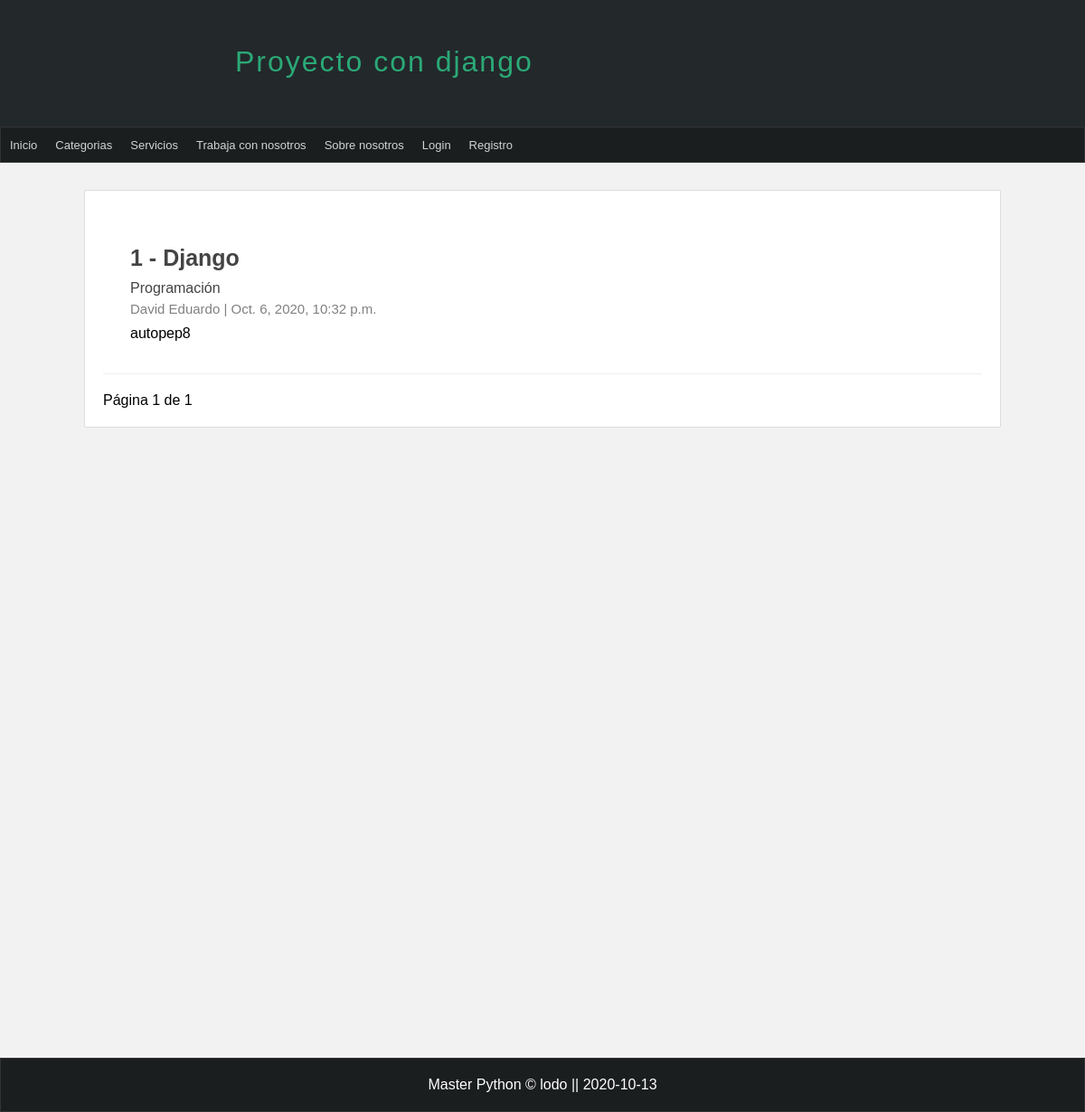
The app's page /articulos/?page=2, older data.
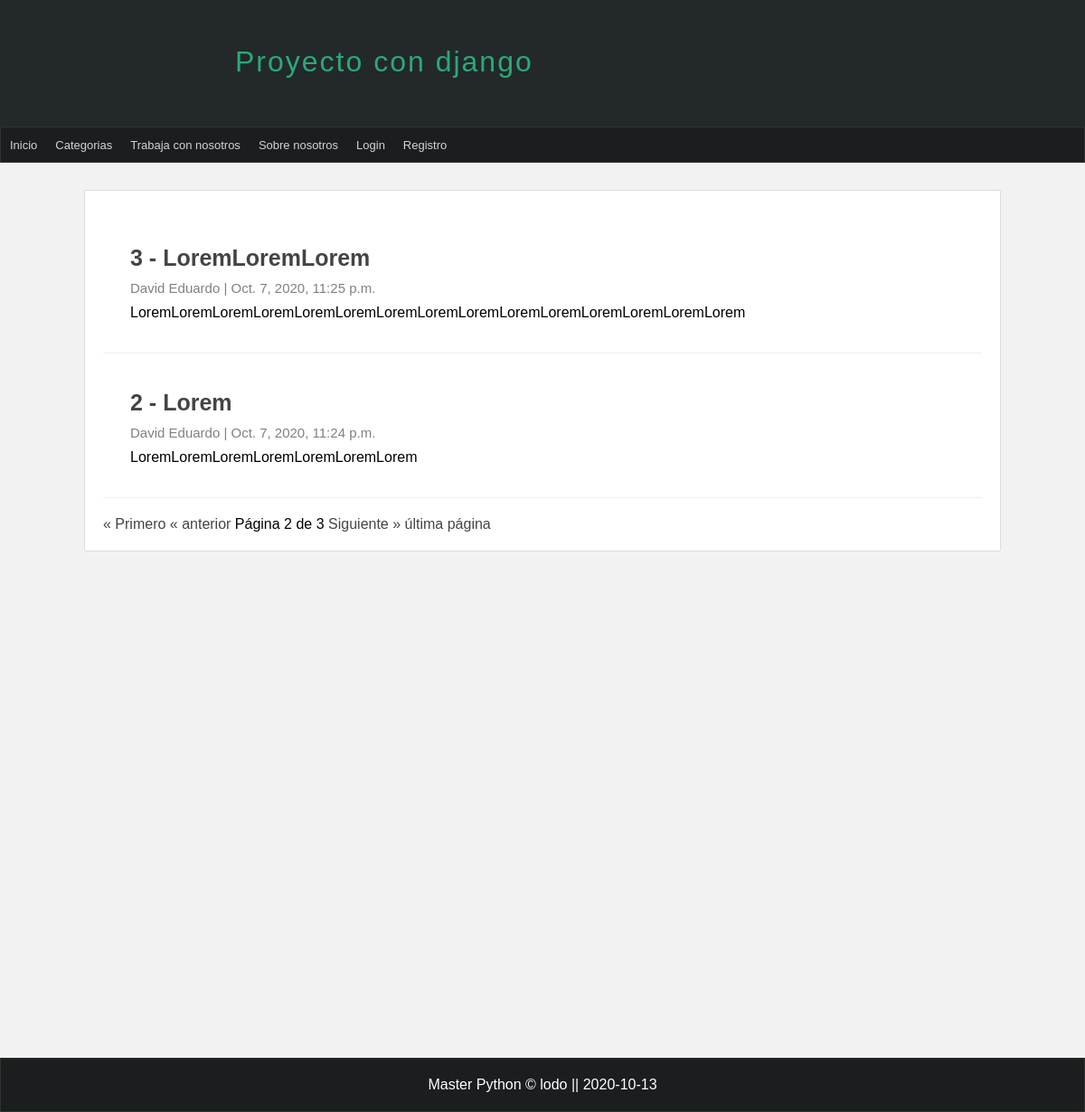
The same page, newer data.
### pages/models.py (models this page shows, shortened)
class Page(models.Model):
    title = models.CharField( max_length=50, verbose_name="Título")
    content = RichTextField(verbose_name="Contenido")
    slug = models.CharField(unique=True, max_length=144, verbose_name="URL amigable")
    order = models.IntegerField(default=0, verbose_name="Orden")
    visible = models.BooleanField(verbose_name="¿Visible?")
    create_at = models.DateTimeField(auto_now_add=True, verbose_name="Crado el")
    updated_at = models.DateTimeField(auto_now=True, verbose_name="Actualizado el")
    class Meta():
      verbose_name="Página"
      verbose_name_plural = "Páginas"

### blog/models.py (models this page shows, shortened)
class Article(models.Model):
    title = models.CharField(max_length=150, verbose_name="Titulo")
    content = RichTextField(verbose_name="Contenido")
    public = models.BooleanField(verbose_name="¿Publicado?")
    user = models.ForeignKey(User,editable=False, verbose_name="Usuario", on_delete=models.CASCADE)
    categorys = models.ManyToManyField(Category, verbose_name="Categorias", blank=True, related_name="articles")
    created_at = models.DateTimeField(auto_now_add=True, verbose_name="Creado el")
    updated_at = models.DateTimeField(auto_now=True, verbose_name="Editado")
    class Meta:
        verbose_name = 'Articulo'
        verbose_name_plural = 'Articulos'
        ordering = ['-created_at']

class Category(models.Model):
    name = models.CharField(max_length=100, verbose_name="Nombre")
    description = models.CharField(max_length=255, verbose_name="Descripción")
    created_at = models.DateTimeField(
        auto_now_add=True, verbose_name="Creado el")
    class Meta:
        verbose_name = 'Categoria'
        verbose_name_plural = 'Categorias'

### blog/views.py (the view)
# urls.py: path('articulos/', views.list , name='list_articles'),
def list(request):
    articles = Article.objects.all()
    paginator = Paginator(articles, 2)
    page = request.GET.get('page')
    page_articles = paginator.get_page(page)
    return render(request, 'articles/list.html', {
        'title': 'Articulos',
        'articles': page_articles
    })

### blog/context_processors.py (called while the page is built)
def get_categories(request):
    categories_in_use = Article.objects.filter(public=True).values_list('categorys', flat=True)
    categories = Category.objects.filter(id__in=categories_in_use).values_list('id', 'name')
    return {
        'categories': categories,
        'ids': categories_in_use
    }

### pages/context_processors.py (called while the page is built)
def get_pages(request):
    pages = Page.objects.filter(visible=True).order_by('order').values_list('id', 'title', 'slug')
    return {
        'pages': pages
    }

### blog/templates/articles/list.html (shortened to what this page needs)
{% extends 'layouts/layout.html' %}
{% block content %}
{% include 'articles/articles.html' %}
{% include 'articles/pagination.html' %}
{% endblock %}

### miapp/templates/layouts/layout.html (shortened to what this page needs)
<!DOCTYPE html>
<html lang="es">
  <head>
    {% load static %}
    <link
      rel="stylesheet"
      type="text/css"
      href="{% static 'css/style.css' %}"
    />
  </head>
  <body>
    <header>
      <div id="logo">
        <h1>Proyecto con django</h1>
      </div>
    </header>
    <nav>
      <ul>
        <li>
          <a href="{% url 'index' %}">Inicio</a>
        </li>
        <li>
          <a href="{% url 'list_articles' %}">Categorias</a>
        </li>
        {% for page in pages %}
        <li>
          <a href="{% url 'page' page.2 %}">{{page.1}}</a>
        </li>
        {% endfor %}
         <li>
          <a href="{% url 'login' %}">Login</a>
        </li>
         <li>
          <a href="{% url 'registro' %}">Registro</a>
        </li>
      </ul>
    </nav>
    <div id="content">
      <div class="box">{% block content %} {% endblock %}</div>
    </div>
    <footer>Master Python &copy; lodo || {% now "Y-m-d" %}</footer>
  </body>
</html>

### blog/templates/articles/articles.html (shortened to what this page needs)
{% for article in articles %}
<article class="article-item">
  <div class="data">
    <h2>
      <a href="{% url 'article' article.id %}">
       {{article.id}} - {{article.title}}
      </a>
    </h2>
    <p>
    {% for category in article.categorys.all %}
      <a href="{% url 'category' category.id %}">  {{category.name}}</a>
    {% endfor %}
    <p>
    <span>
    {{article.user.first_name}}
    {{article.user.last_name}}
    |
    {{article.created_at}}
    </span>
    <p>{{article.content|safe}}</p>
  </div>
</article>
{% endfor %}

Row changes from the older to the newer data that the page shows:
no longer on this page (row edited): Page: title "Servicios"
no longer on this page (row unchanged): Article: id "1", title "Django", user.first_name "David", user.last_name "Eduardo", created_at "Oct. 6, 2020, 10:32 p.m.", content "autopep8"
no longer on this page (row unchanged): Category: name "Programación"
added Article: id "3", title "LoremLoremLorem", user.first_name "David", user.last_name "Eduardo", created_at "Oct. 7, 2020, 11:25 p.m.", content "LoremLoremLoremLoremLoremLoremLoremLoremLoremLoremLoremLoremLoremLoremLorem"
added Article: id "2", title "Lorem", user.first_name "David", user.last_name "Eduardo", created_at "Oct. 7, 2020, 11:24 p.m.", content "LoremLoremLoremLoremLoremLoremLorem"
Text that changed along with them:
{{ articles.number }}: "1" → "2"
{{ articles.paginator.num_pages }}: "1" → "3"
text now shown: "« Primero « anterior Siguiente » última página"
